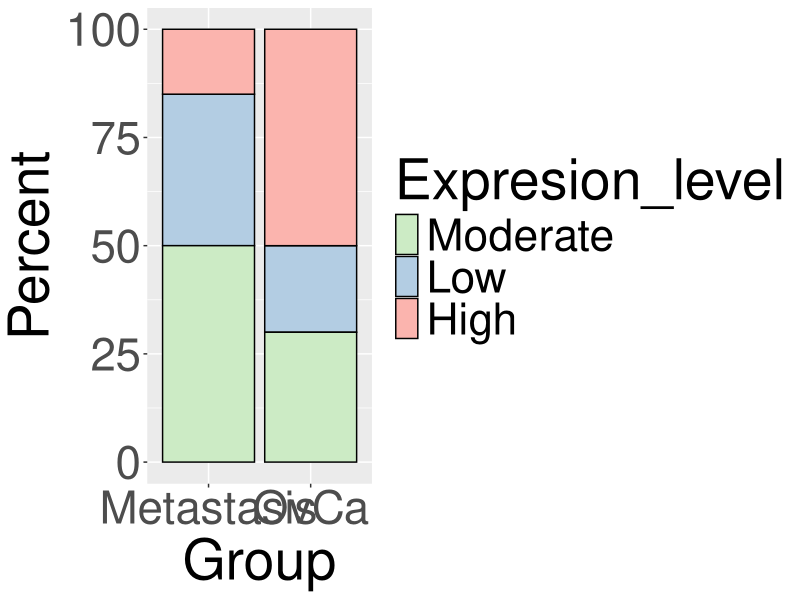
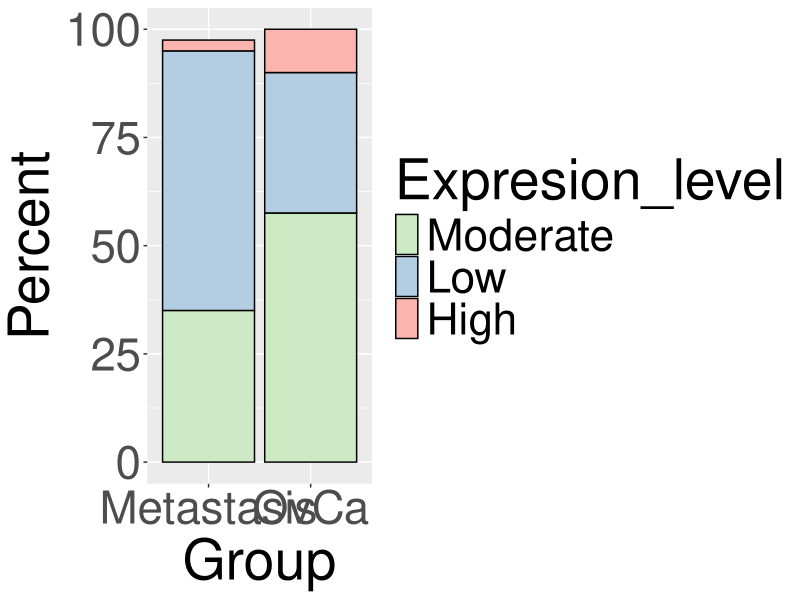

These charts were generated, in order, by the following R code:
df1 <- read.table(
    "data/percent_B.tsv",
    header = TRUE,
    sep = "\t",
    stringsAsFactors = FALSE
)

df2 <- read.table(
    "data/percent_p.tsv",
    header = TRUE,
    sep = "\t",
    stringsAsFactors = FALSE
)

library("ggplot2")
p <- ggplot(df1, aes(x=Group, y=Percent, fill=Expresion_level)) +
    geom_bar(stat="identity", colour="black") +
    guides(fill=guide_legend(reverse=TRUE)) +
    scale_fill_brewer(palette="Pastel1") +
    theme(
        text = element_text(size = 40),
        axis.text = element_text(size = 33)
    )
ggsave(p, filename = "plot_B.png")

p <- ggplot(df2, aes(x=Group, y=Percent, fill=Expresion_level)) +
    geom_bar(stat="identity", colour="black") +
    guides(fill=guide_legend(reverse=TRUE)) +
    scale_fill_brewer(palette="Pastel1") +
    theme(
        text = element_text(size = 40),
        axis.text = element_text(size = 33)
    )
ggsave(p, filename = "plot_p.png")
